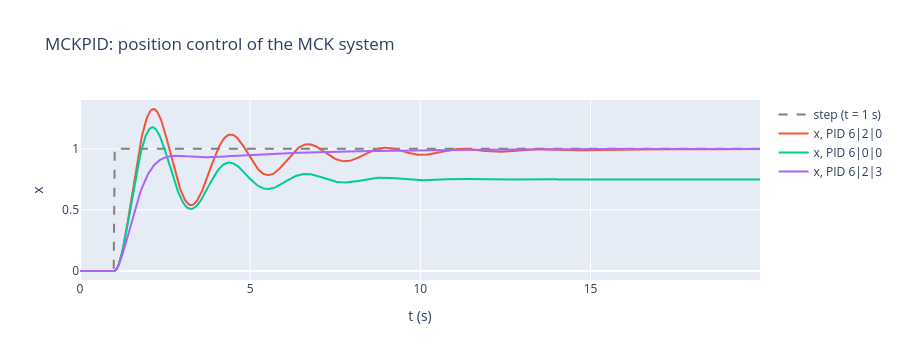

The cell this chart's notebook holds for it:
### Markdown cell above
比例項跟著誤差走；積分項是誤差的累積（落後）；微分項是誤差的變化率（超前）。

## 6. MCK 系統的 PID 位置控制：mylib.mdl、MCKPID.mdl、MCKPIDDetail.mdl

mylib.mdl 是自建的方塊庫：`MCK_System`（m ẍ + c ẋ + k x = f，遮罩參數 m|c|k = 1|1|2）與 `PID` 子系統。

* **MCKPID.mdl**：步階（預設在 t = 1 s 由 0 跳到 1）→ 誤差 → PID（遮罩參數 P|I|D = 6|2|0，也就是 PI 控制）→ MCK，模擬 20 s。
* **MCKPIDDetail.mdl**：把 PID 展開在最上層，P、I、D 三個 Gain 方塊都保留預設值 1，步階在 t = 0，比例、積分、微分三項各接一個示波器。

設定值固定時微分 de/dt = −ẋ，閉迴路轉移函數為 X/R = (P s + I) / (m s³ + (c + D) s² + (k + P) s + I)。

### Code cell
m_, c_, k_ = 1.0, 1.0, 2.0

def mck_pid(P, I, D, t_end=20.0, t_step=0.0, n=4001):
    """步階在 t_step：t_step 之前 x = 0，之後是平移 t_step 的步階響應（精確，不受取樣格點影響）"""
    t = np.linspace(0, t_end, n)
    r = (t >= t_step).astype(float)
    sys_ = signal.lti([P, I], [m_, c_ + D, k_ + P, I])
    x = np.zeros_like(t)
    k = t >= t_step
    _, x[k] = signal.step(sys_, T=t[k] - t_step)
    return t, r, x

t, r, x = mck_pid(6, 2, 0, t_step=1.0)
mi = step_info(t[t >= 1] - 1, x[t >= 1])
print(f"MCKPID（P=6, I=2, D=0）：峰值 {mi['peak']:.3f}，超越 {mi['os']:.1f}%，步階後 2% 安定 {mi['ts']:.2f} s，20 s 時 x = {x[-1]:.4f}")
fig = go.Figure()
fig.add_scatter(**xy(t, r), mode="lines", line=dict(dash="dash", color="gray"), name="step (t = 1 s)")
fig.add_scatter(**xy(t, x), mode="lines", name="x, PID 6|2|0")
for P, I, D in ((6, 0, 0), (6, 2, 3)):
    fig.add_scatter(**xy(t, mck_pid(P, I, D, t_step=1.0)[2]), mode="lines", name=f"x, PID {P}|{I}|{D}")
fig.update_layout(title="MCKPID: position control of the MCK system", xaxis_title="t (s)", yaxis_title="x", height=360)
fig.show()

### Figure 1 — Plotly figure (JSON) as saved in the notebook; plotly's stock layout.template omitted (floating-point values rounded to 4 significant figures; data arrays with more than 128 entries replaced by an {"elided": "..."} marker saying what was removed)
{"data": [{"line": {"color": "gray", "dash": "dash"}, "mode": "lines", "name": "step (t = 1 s)", "type": "scatter", "x": {"elided": "667 float values"}, "y": {"elided": "667 float values"}}, {"mode": "lines", "name": "x, PID 6|2|0", "type": "scatter", "x": {"elided": "667 float values"}, "y": {"elided": "667 float values"}}, {"mode": "lines", "name": "x, PID 6|0|0", "type": "scatter", "x": {"elided": "667 float values"}, "y": {"elided": "667 float values"}}, {"mode": "lines", "name": "x, PID 6|2|3", "type": "scatter", "x": {"elided": "667 float values"}, "y": {"elided": "667 float values"}}], "layout": {"height": 360, "title": {"text": "MCKPID: position control of the MCK system"}, "xaxis": {"title": {"text": "t (s)"}}, "yaxis": {"title": {"text": "x"}}}}
